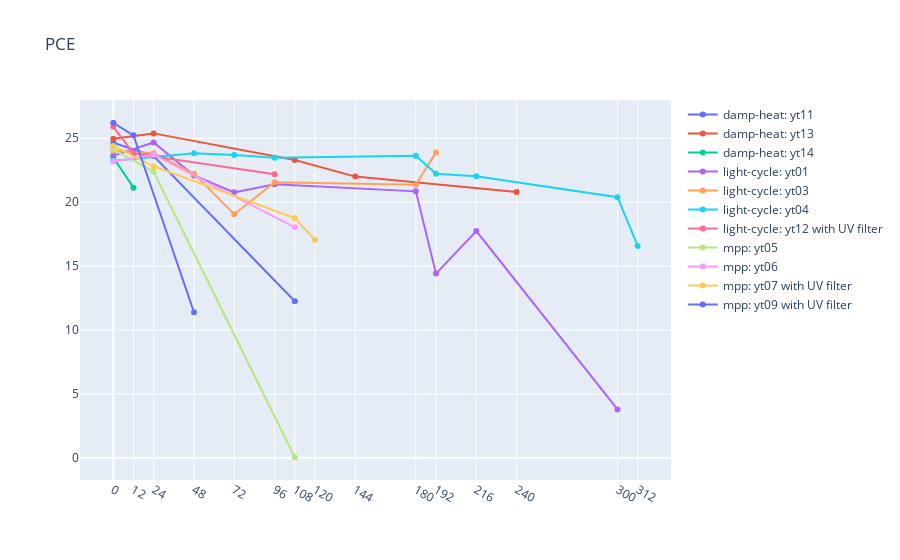

The notebook cell saved with this chart:
### Code cell
def draw_cell_PCE_overview(data_list):
    categories = []
    
    for i in data_list:
        categories.extend(i['all_time'])
    categories = sorted(set(categories))
    fig = go.Figure()
    
    for i in data_list:
        cell_array = [np.nan]*len(categories)
        for j in i['max_pce']:
            cell_array[categories.index(j[0])] = j[1]
        fig.add_trace(
            go.Scatter(
                x = categories,
                y = cell_array,
                name = i['test_type']+': '+i['cell_name'],
                line_shape = 'linear',
                mode = 'lines+markers',
                connectgaps=True
            )
        )
    fig.update_layout(title='PCE', 
                      xaxis = dict(
                          tickmode = 'array',
                          tickvals = categories
                      ))    
    fig.show()


draw_cell_PCE_overview(read_all_test())

### Figure 1 — Plotly figure (JSON) as saved in the notebook; plotly's stock layout.template omitted (floating-point values rounded to 4 significant figures)
{"data": [{"connectgaps": true, "line": {"shape": "linear"}, "mode": "lines+markers", "name": "damp-heat: yt11", "type": "scatter", "x": [0, 12, 24, 48, 72, 96, 108, 120, 144, 180, 192, 216, 240, 300, 312], "y": [24.64, null, 23.6, null, null, null, 12.25, null, null, null, null, null, null, null, null]}, {"connectgaps": true, "line": {"shape": "linear"}, "mode": "lines+markers", "name": "damp-heat: yt13", "type": "scatter", "x": [0, 12, 24, 48, 72, 96, 108, 120, 144, 180, 192, 216, 240, 300, 312], "y": [24.95, null, 25.37, null, null, null, 23.29, null, 22.0, null, null, null, 20.8, null, null]}, {"connectgaps": true, "line": {"shape": "linear"}, "mode": "lines+markers", "name": "damp-heat: yt14", "type": "scatter", "x": [0, 12, 24, 48, 72, 96, 108, 120, 144, 180, 192, 216, 240, 300, 312], "y": [23.49, 21.13, null, null, null, null, null, null, null, null, null, null, null, null, null]}, {"connectgaps": true, "line": {"shape": "linear"}, "mode": "lines+markers", "name": "light-cycle: yt01", "type": "scatter", "x": [0, 12, 24, 48, 72, 96, 108, 120, 144, 180, 192, 216, 240, 300, 312], "y": [23.64, null, 24.66, 22.08, 20.76, 21.39, null, null, null, 20.84, 14.41, 17.74, null, 3.788, null]}, {"connectgaps": true, "line": {"shape": "linear"}, "mode": "lines+markers", "name": "light-cycle: yt03", "type": "scatter", "x": [0, 12, 24, 48, 72, 96, 108, 120, 144, 180, 192, 216, 240, 300, 312], "y": [24.03, null, 23.82, 22.22, 19.05, 21.56, null, null, null, 21.36, 23.89, null, null, null, null]}, {"connectgaps": true, "line": {"shape": "linear"}, "mode": "lines+markers", "name": "light-cycle: yt04", "type": "scatter", "x": [0, 12, 24, 48, 72, 96, 108, 120, 144, 180, 192, 216, 240, 300, 312], "y": [23.24, null, null, 23.81, 23.69, 23.46, null, null, null, 23.63, 22.22, 22.02, null, 20.39, 16.57]}, {"connectgaps": true, "line": {"shape": "linear"}, "mode": "lines+markers", "name": "light-cycle: yt12 with UV filter", "type": "scatter", "x": [0, 12, 24, 48, 72, 96, 108, 120, 144, 180, 192, 216, 240, 300, 312], "y": [25.89, 23.81, null, null, null, 22.19, null, null, null, null, null, null, null, null, null]}, {"connectgaps": true, "line": {"shape": "linear"}, "mode": "lines+markers", "name": "mpp: yt05", "type": "scatter", "x": [0, 12, 24, 48, 72, 96, 108, 120, 144, 180, 192, 216, 240, 300, 312], "y": [24.12, null, 22.37, null, null, null, 0.04717, null, null, null, null, null, null, null, null]}, {"connectgaps": true, "line": {"shape": "linear"}, "mode": "lines+markers", "name": "mpp: yt06", "type": "scatter", "x": [0, 12, 24, 48, 72, 96, 108, 120, 144, 180, 192, 216, 240, 300, 312], "y": [23.18, null, 23.71, null, null, null, 18.03, null, null, null, null, null, null, null, null]}, {"connectgaps": true, "line": {"shape": "linear"}, "mode": "lines+markers", "name": "mpp: yt07 with UV filter", "type": "scatter", "x": [0, 12, 24, 48, 72, 96, 108, 120, 144, 180, 192, 216, 240, 300, 312], "y": [24.39, null, 22.8, null, null, null, 18.76, 17.06, null, null, null, null, null, null, null]}, {"connectgaps": true, "line": {"shape": "linear"}, "mode": "lines+markers", "name": "mpp: yt09 with UV filter", "type": "scatter", "x": [0, 12, 24, 48, 72, 96, 108, 120, 144, 180, 192, 216, 240, 300, 312], "y": [26.21, 25.23, null, 11.39, null, null, null, null, null, null, null, null, null, null, null]}], "layout": {"title": {"text": "PCE"}, "xaxis": {"tickmode": "array", "tickvals": [0, 12, 24, 48, 72, 96, 108, 120, 144, 180, 192, 216, 240, 300, 312]}}}
